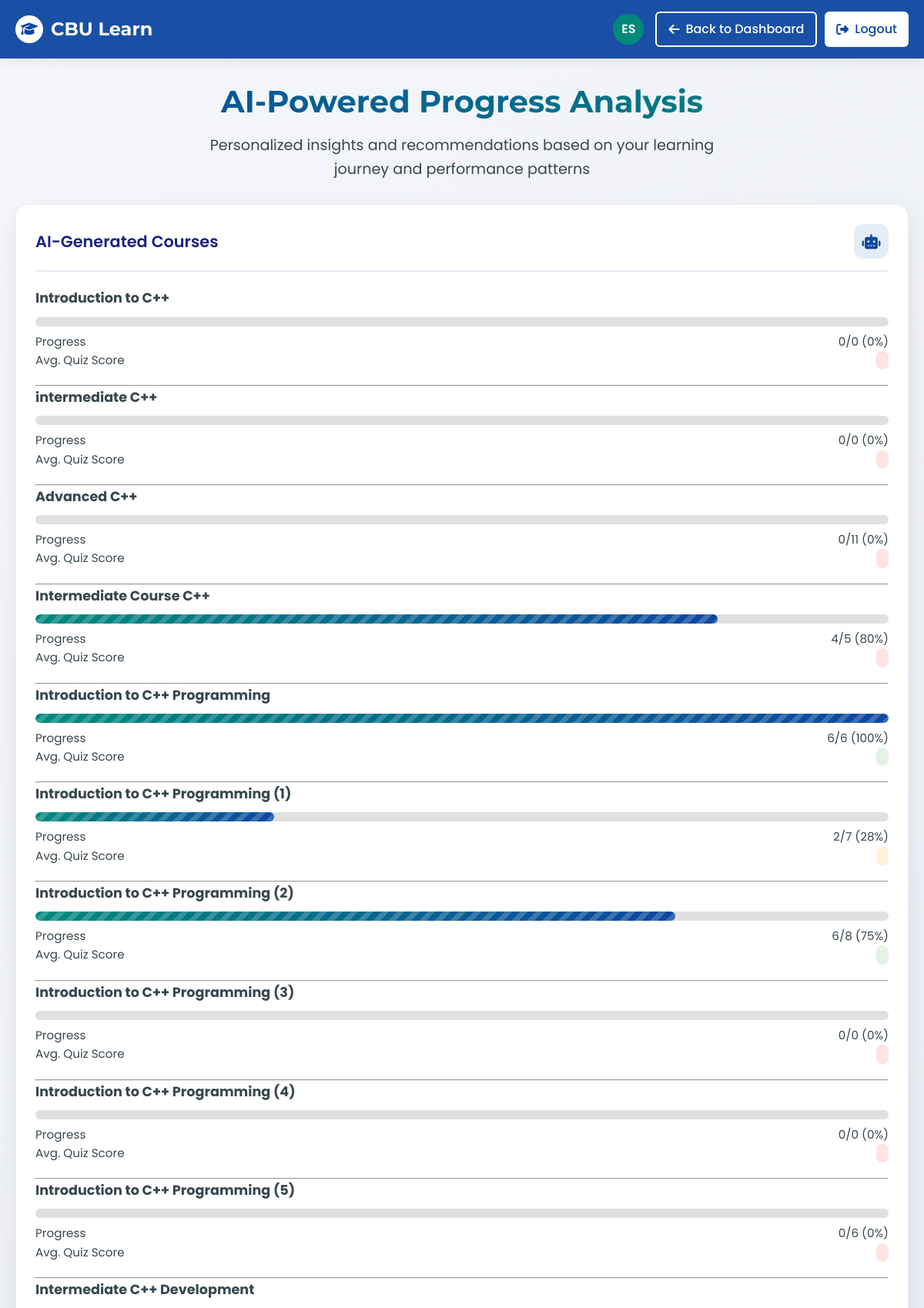
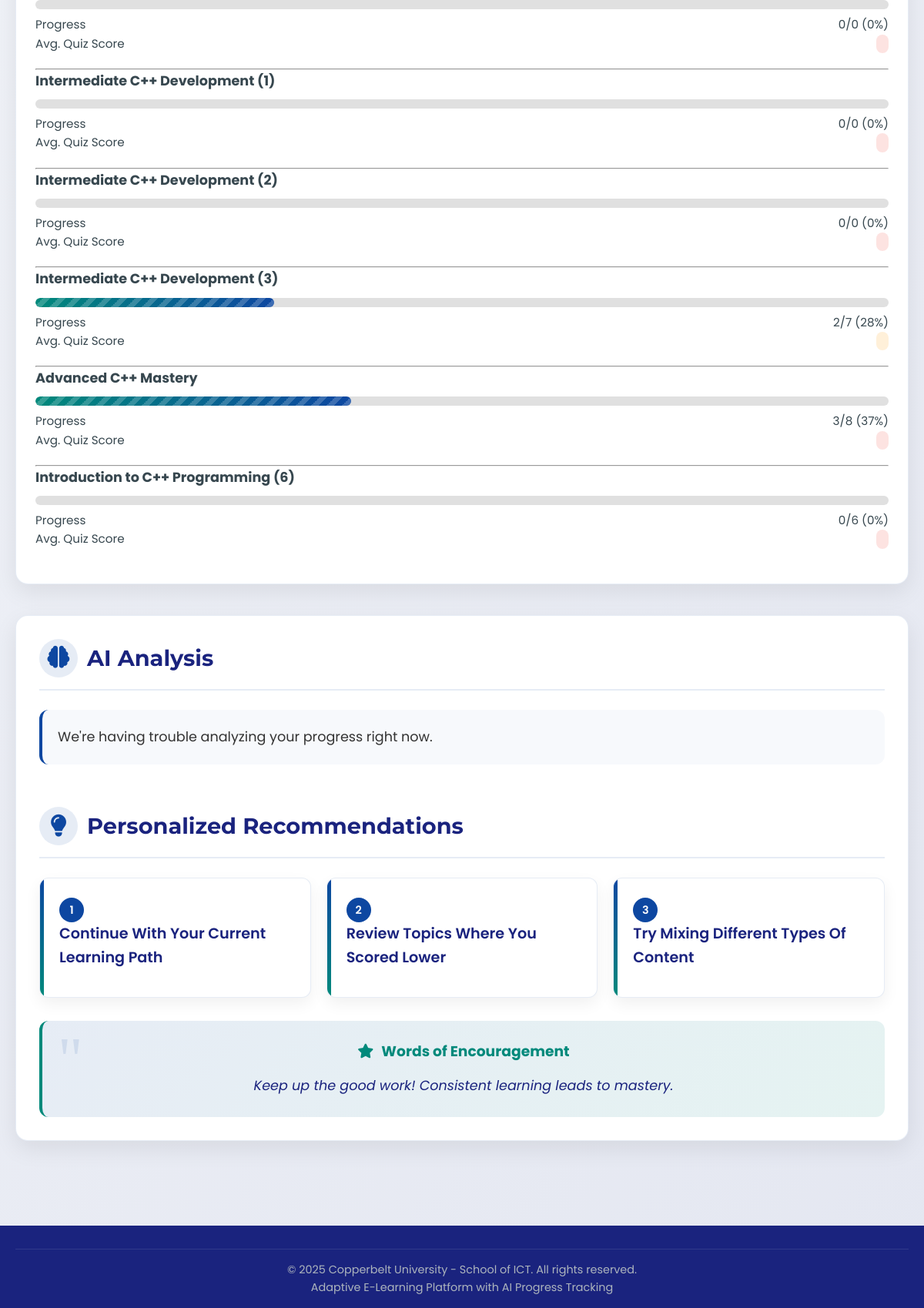
/progress-analysis/ (signed in), run on the app's committed database (2 pictures, top to bottom).
### users/models.py (models this page shows, shortened)
class Student(AbstractUser):
    username = None
    student_id = models.CharField(
        max_length=8,
        unique=True,
        primary_key=True,
        validators=[RegexValidator(r'^\d{8}$', 'Student ID must be exactly 8 digits.')],
        error_messages={
            'unique': "A student with this ID already exists.",
        }
    )
    LEARNING_STYLES = [
        ('visual', 'Visual Learner'),
        ('auditory', 'Auditory Learner'),
        ('kinesthetic', 'Kinesthetic Learner'),
    ]
    MASTERY_LEVELS = [
        ('beginner', 'Beginner'),
        ('intermediate', 'Intermediate'),
        ('advanced', 'Advanced'),
    ]
    learning_style = models.CharField(
        max_length=20,
        choices=LEARNING_STYLES,
        default='visual'
    )
    mastery_level = models.CharField(
        max_length=20,
        choices=MASTERY_LEVELS,
        default='beginner'
    )
    profile_picture = models.ImageField(
        upload_to='profiles/',
        null=True,
        blank=True
    )
    last_active = models.DateTimeField(default=timezone.now)
    USERNAME_FIELD = 'student_id'
    REQUIRED_FIELDS = ['email', 'first_name', 'last_name']
    objects = StudentManager()

### content/models.py (models this page shows, shortened)
class GeneratedCourse(models.Model):
    LEVEL_CHOICES = [
        ('beginner', 'Beginner'),
        ('moderate', 'Intermediate'),
        ('advanced', 'Advanced'),
    ]
    user = models.ForeignKey(settings.AUTH_USER_MODEL, on_delete=models.CASCADE)
    title = models.CharField(max_length=200)
    description = models.TextField()
    category = models.CharField(max_length=100, default="C++ Programming")
    include_video = models.BooleanField(default=False)
    chapters_count = models.IntegerField(default=0)
    generated_content = models.JSONField(default=dict, blank=True)
    created_at = models.DateTimeField(auto_now_add=True)
    level = models.CharField(max_length=10, choices=LEVEL_CHOICES, default='beginner')
    class Meta:
        constraints = []

### content/views.py (the view)
# urls.py: path('progress-analysis/', views.progress_analysis_view, name='progress_analysis'),
@login_required
def progress_analysis_view(request):
    student = request.user
    regular_courses_progress = []
    courses = Course.objects.all()
    for course in courses:
        completed_lessons = UserProgress.objects.filter(
            student=student,
            lesson__module__course=course,
            is_completed=True
        ).count()
        total_lessons = sum(module.lessons.count() for module in course.modules.all())
        progress_percentage = int((completed_lessons / total_lessons) * 100) if total_lessons > 0 else 0
        regular_courses_progress.append({
            'course': course,
            'progress': progress_percentage,
            'completed': completed_lessons,
            'total': total_lessons
        })
    generated_courses_progress = []
    generated_courses = GeneratedCourse.objects.filter(user=student)
    for course in generated_courses:
        completed_topics = GeneratedTopicCompletion.objects.filter(
            student=student,
            topic__chapter__course=course
        ).count()
        total_topics = GeneratedTopic.objects.filter(chapter__course=course).count()
        progress_percentage = int((completed_topics / total_topics) * 100) if total_topics > 0 else 0
        try:
            completions = GeneratedTopicCompletion.objects.filter(
                student=student,
                topic__chapter__course=course
            ).exclude(score=None)
            avg_score = completions.aggregate(Avg('score'))['score__avg'] or 0
        except FieldError:
            avg_score = 0
        generated_courses_progress.append({
            'course': course,
            'progress': progress_percentage,
            'completed': completed_topics,
            'total': total_topics,
            'avg_score': round(avg_score, 1)
        })
    progress_data = {
        'regular_courses': regular_courses_progress,
        'generated_courses': generated_courses_progress,
        'student_style': student.learning_style,
        'student_level': student.mastery_level
    }
    ai_recommendations = get_ai_progress_recommendations(progress_data)
    context = {
        'regular_progress': regular_courses_progress,
        'generated_progress': generated_courses_progress,
        'ai_recommendations': ai_recommendations,
        'student': student
    }
    return render(request, 'progress_analysis.html', context)

### templates/progress_analysis.html (shortened to what this page needs)
<!DOCTYPE html>
<html lang="en">
<head>
    <link rel="stylesheet" href="https://cdnjs.cloudflare.com/ajax/libs/font-awesome/6.4.0/css/all.min.css">
</head>
<body>
    <header>
        <div class="container">
            <nav>
                <a href="{% url 'dashboard' %}" class="logo">
                    <div class="logo-icon">
                        <i class="fas fa-graduation-cap"></i>
                    </div>
                    <span class="logo-text">CBU Learn</span>
                </a>
                <div class="user-menu">
                    <div class="user-avatar">{{ student.first_name|first }}{{ student.last_name|first }}</div>
                    <div class="nav-buttons">
                        <a href="{% url 'dashboard' %}" class="nav-btn outline">
                            <i class="fas fa-arrow-left"></i> Back to Dashboard
                        </a>
                        <a href="{% url 'logout' %}" class="nav-btn primary">
                            <i class="fas fa-sign-out-alt"></i> Logout
                        </a>
                    </div>
                </div>
            </nav>
        </div>
    </header>
    <main class="main-content">
        <div class="container">
            <div class="page-header">
                <h1 class="page-title">AI-Powered Progress Analysis</h1>
                <p class="page-subtitle">Personalized insights and recommendations based on your learning journey and performance patterns</p>
            </div>
            <div class="progress-grid">
                <div class="progress-card">
                    <div class="card-header">
                        <h2 class="card-title">AI-Generated Courses</h2>
                        <div class="card-icon">
                            <i class="fas fa-robot"></i>
                        </div>
                    </div>
                    {% for course in generated_progress %}
                    <div class="progress-item">
                        <h3>{{ course.course.title }}</h3>
                        <div class="progress-bar">
                            <div class="progress-fill" style="width: {{ course.progress }}%"></div>
                        </div>
                        <div class="progress-info">
                            <span>Progress</span>
                            <span>{{ course.completed }}/{{ course.total }} ({{ course.progress }}%)</span>
                        </div>
                        <div class="progress-info">
                            <span>Avg. Quiz Score</span>
                            <span class="score-display
                                {% if course.avg_score >= 70 %}score-high
                                {% elif course.avg_score >= 50 %}score-medium
                                {% else %}score-low{% endif %}">
                            </span>
                        </div>
                    </div>
                    {% if not forloop.last %}<hr>{% endif %}
                    {% endfor %}
                </div>
            </div>
            <div class="ai-section">
                <h2 class="section-title"><i class="fas fa-brain"></i> AI Analysis</h2>
                <div class="analysis-content">
                    <p>{{ ai_recommendations.analysis }}</p>
                </div>
                <h3 class="section-title"><i class="fas fa-lightbulb"></i> Personalized Recommendations</h3>
                <div class="recommendations-grid">
                    {% for recommendation in ai_recommendations.recommendations %}
                    <div class="recommendation-card">
                        <span class="rec-number">{{ forloop.counter }}</span>
                        <span class="rec-title">{{ recommendation.title }}</span>
                    </div>
                    {% endfor %}
                </div>
                <div class="encouragement-box">
                    <h3><i class="fas fa-star"></i> Words of Encouragement</h3>
                    <p>{{ ai_recommendations.encouragement }}</p>
                </div>
            </div>
        </div>
    </main>
    <footer>
        <div class="container">
            <div class="copyright">
                <p>&copy; 2025 Copperbelt University - School of ICT. All rights reserved.</p>
                <p>Adaptive E-Learning Platform with AI Progress Tracking</p>
            </div>
        </div>
    </footer>
</body>
</html>

### data on the page
Student: first_name|first "E", last_name|first "S"
GeneratedCourse: course "Introduction to C++", completed "0", total "0", progress "0"
GeneratedCourse: course "intermediate C++", completed "0", total "0", progress "0"
GeneratedCourse: course "Advanced C++", completed "0", total "11", progress "0"
GeneratedCourse: course "Intermediate Course C++", completed "4", total "5", progress "80"
GeneratedCourse: course "Introduction to C++ Programming", completed "6", total "6", progress "100"
GeneratedCourse: course "Introduction to C++ Programming (1)", completed "2", total "7", progress "28"
GeneratedCourse: course "Introduction to C++ Programming (2)", completed "6", total "8", progress "75"
GeneratedCourse: course "Introduction to C++ Programming (3)", completed "0", total "0", progress "0"
GeneratedCourse: course "Introduction to C++ Programming (4)", completed "0", total "0", progress "0"
GeneratedCourse: course "Introduction to C++ Programming (5)", completed "0", total "6", progress "0"
GeneratedCourse: course "Intermediate C++ Development", completed "0", total "0", progress "0"
GeneratedCourse: course "Intermediate C++ Development (1)", completed "0", total "0", progress "0"
GeneratedCourse: course "Intermediate C++ Development (2)", completed "0", total "0", progress "0"
GeneratedCourse: course "Intermediate C++ Development (3)", completed "2", total "7", progress "28"
GeneratedCourse: course "Advanced C++ Mastery", completed "3", total "8", progress "37"
GeneratedCourse: course "Introduction to C++ Programming (6)", completed "0", total "6", progress "0"

### other printed values
{{ ai_recommendations.analysis }} "We're having trouble analyzing your progress right now."
{{ recommendation.title }} "Continue With Your Current Learning Path" "Review Topics Where You Scored Lower" "Try Mixing Different Types Of Content"
{{ ai_recommendations.encouragement }} "Keep up the good work! Consistent learning leads to mastery."
